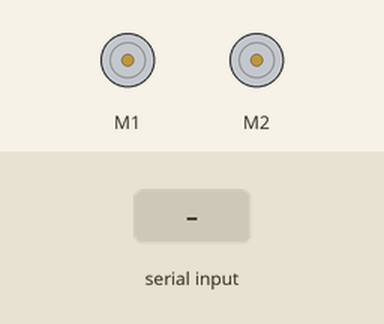
Recording of a sketch running on a simulated Arduino Uno, built with avr-gcc and run on an emulated ATmega328P. Parts: 2 × DC motor (green arrow = forward, orange = backward, longer = faster). Inputs (shaded band) come from the test bench.

Above: at 1.2 s.
1.3 s: "F" received over Serial
At 1.42 s:
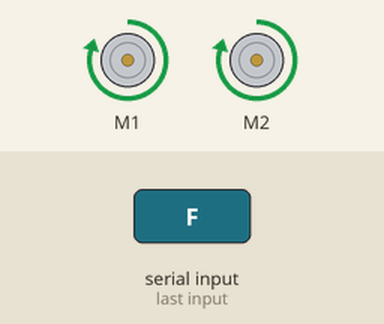
3.0 s: "B" received over Serial
At 3.12 s:
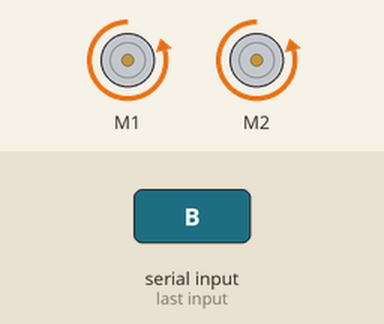
4.7 s: "R" received over Serial
At 4.82 s:
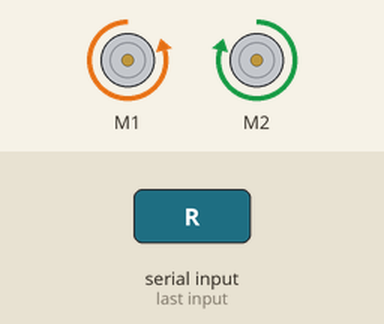
6.4 s: "L" received over Serial
At 6.52 s:
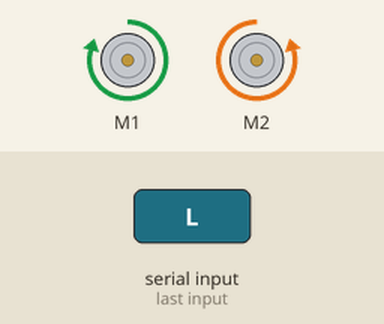
Timing chart, 0 to 9.1 s (numbered marks = the images above; inputs shaded):
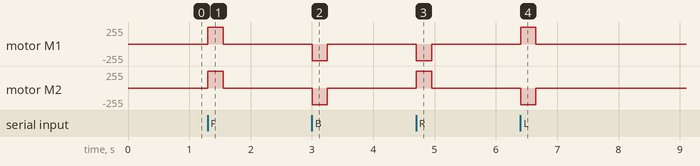

The sketch:

smartcarrobot_uno.ino
```cpp
#include <AFMotor.h> //import your motor shield library

AF_DCMotor motor1(1,MOTOR12_64KHZ); // set up motors.
AF_DCMotor motor2(2, MOTOR12_64KHZ);

void setup() {
  Serial.begin(9600);
  motor1.setSpeed(250); //set the speed of the motors, between 0-255
  motor2.setSpeed (250);
}

void loop() {
  if (Serial.available()){
    int inByte = Serial.read();
    if(inByte=='F'){
      motor1.run(FORWARD);  motor2.run(FORWARD);
      delay (250);
      motor1.run(RELEASE);  motor2.run(RELEASE);
    }
    if(inByte=='B'){
      motor1.run(BACKWARD); motor2.run(BACKWARD);
      delay (250);
      motor1.run(RELEASE);  motor2.run(RELEASE);
    }
    if(inByte=='R'){
      motor1.run(BACKWARD);
      motor2.run(FORWARD);
      delay (250);
      motor1.run(RELEASE);
      motor2.run(RELEASE);
    }
    if(inByte=='L'){
      motor1.run(FORWARD);
      motor2.run(BACKWARD);
      delay (250);
      motor1.run(RELEASE);
      motor2.run(RELEASE);
    }
  }
}
```

Measured:
- after the input at 1.3 s, motor M1, motor M2: stopped → forward 250/255 at once, → stopped 0.25 s later
- after the input at 3.0 s, motor M1, motor M2: stopped → backward 250/255 at once, → stopped 0.25 s later
- after the input at 4.7 s, motor M1: stopped → backward 250/255 at once, → stopped 0.25 s later; motor M2: stopped → forward 250/255 at once, → stopped 0.25 s later
- after the input at 6.4 s, motor M1: stopped → forward 250/255 at once, → stopped 0.25 s later; motor M2: stopped → backward 250/255 at once, → stopped 0.25 s later
